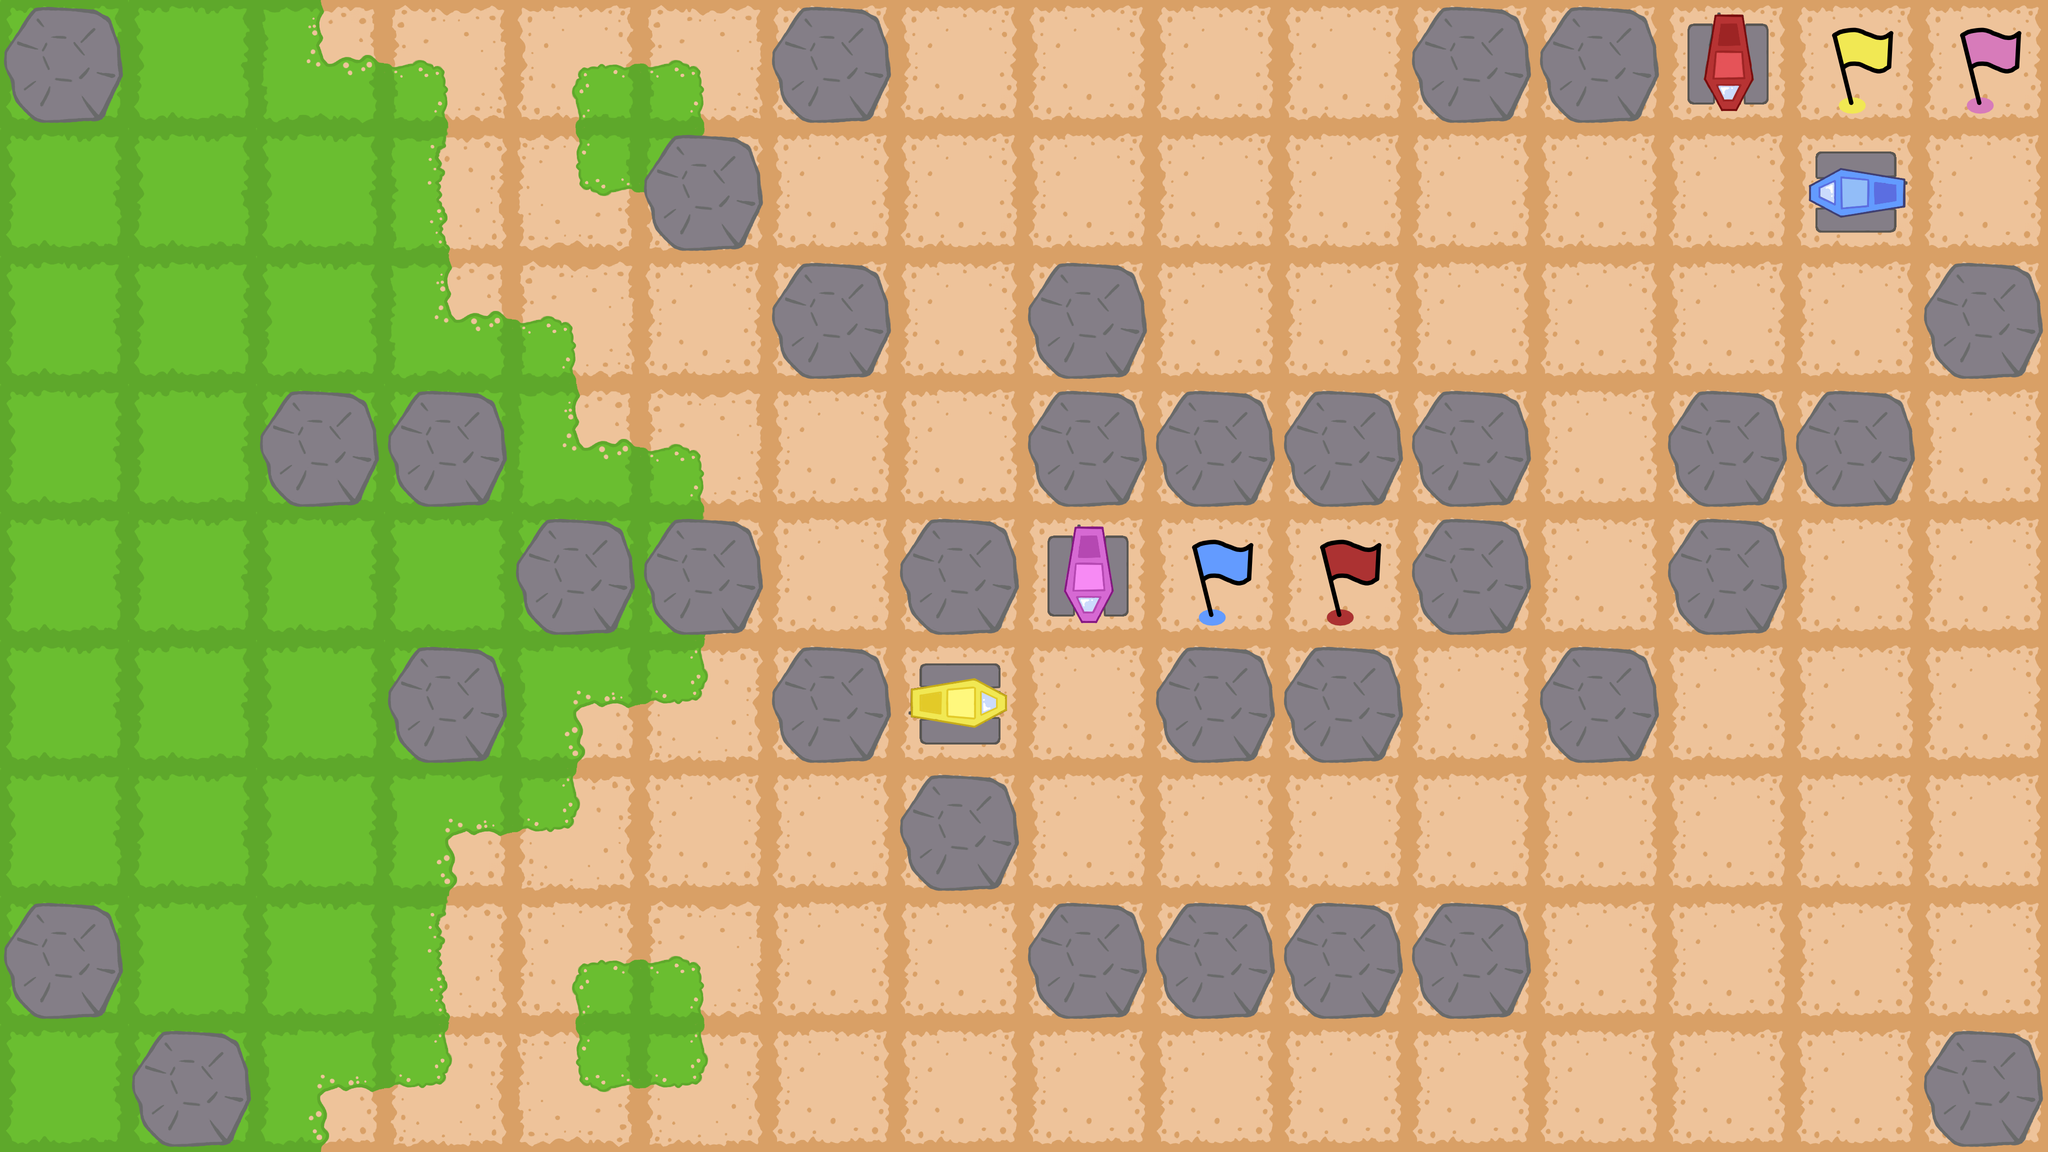

Below is a game level as drawn by its tile map, then a one-line description and the .tmx file that defines it, in full:
An orthogonal 16x9 tile map with 256x256 px tiles, 3 tile layers (Base, Objects, Player), 3 tilesets.

<map version="1.10" tiledversion="1.10.1" orientation="orthogonal" renderorder="right-down" width="16" height="9" tilewidth="256" tileheight="256" infinite="0" nextlayerid="4" nextobjectid="1">
 <properties>
  <property name="left" type="int" value="8" />
  <property name="motor_off" type="int" value="2" />
  <property name="motor_on" type="int" value="2" />
  <property name="right" type="int" value="8" />
  <property name="story">[[pre_level]]
text = """
They have analyzed the samples from your last mission and are ready for some further samples and tests.
According to our analysis of the samples, Teegarden-B's stones resemble the stones that we humans used to have on earth. They aren't exactly the same, but they are close enough.
As to the grass and moss you collected, They actually seem to be an even more nutritious version of the grass and moss we had on earth. It really makes one wonder why we haven't yet met any bigger life forms... Very interesint. On would assume that from these findings alone, this plant should be home to some bigger species similar to those we used to have on earth.
Back to our actual mission, though. Maybe we'll find the reason or the missing life. Maybe we just haven't seen them so far.
"""
profil = "Captain"
background = "OuterSpace"
[[pre_level]]
text = """
This place looks complicated. Sadly, the robots aren't in their intended position. We need some more samples, but not every robot is equipped with the same tools to collect them. So please just swap them around so that we have to correct the robots at the correct place. Sadly, I needed to position the focus like that so you could see where you needed to go. That place is quite beautiful. A nice, small, very rocky beach. Therefore, we need water samples, further stone samples, and some sand samples.
I hope you'll be able to navigate through here without problems.
"""
profil = "Captain"
[[after_level]]
text = """
Once again, samples were collected. Very well done. I'll tell you the results later. Until then, you may all take a small break again.
"""
profil = "Captain"
</property>
  <property name="wait" type="int" value="0" />
 </properties>
 <tileset firstgid="1" source="../img/BaseTiles/BaseTiles.tsx" />
 <tileset firstgid="13" source="../img/ObjectTiles/ObjectTiles.tsx" />
 <tileset firstgid="17" source="../img/Player/Player.tsx" />
 <layer id="1" name="Base" width="16" height="9">
  <data encoding="csv">
1,1,1610612738,2684354565,5,2684354565,4,4,4,4,4,4,4,4,4,4,
1,1,1,3221225475,1610612741,3221225477,4,4,4,4,4,4,4,4,4,4,
1,1,1,1610612738,2684354565,4,4,4,4,4,4,4,4,4,4,4,
1,1,1,1,1610612738,2684354565,4,4,4,4,4,4,4,4,4,4,
1,1,1,1,1,3221225475,4,4,4,4,4,4,4,4,4,4,
1,1,1,1,2,3221225477,4,4,4,4,4,4,4,4,4,4,
1,1,1,2,3221225477,4,4,4,4,4,4,4,4,4,4,4,
1,1,1,3221225475,5,2684354565,4,4,4,4,4,4,4,4,4,4,
1,1,2,3221225477,1610612741,3221225477,4,4,4,4,4,4,4,4,4,4
</data>
 </layer>
 <layer id="2" name="Objects" width="16" height="9">
  <data encoding="csv">
14,0,0,0,0,0,14,0,0,0,0,14,14,0,0,0,
0,0,0,0,0,14,0,0,0,0,0,0,0,0,0,0,
0,0,0,0,0,0,14,0,14,0,0,0,0,0,0,14,
0,0,14,14,0,0,0,0,14,14,14,14,0,14,14,0,
0,0,0,0,14,14,0,14,0,0,0,14,0,14,0,0,
0,0,0,14,0,0,14,0,0,14,14,0,14,0,0,0,
0,0,0,0,0,0,0,14,0,0,0,0,0,0,0,0,
14,0,0,0,0,0,0,0,14,14,14,14,0,0,0,0,
0,14,0,0,0,0,0,0,0,0,0,0,0,0,0,14
</data>
 </layer>
 <layer id="3" name="Player" width="16" height="9">
  <data encoding="csv">
0,0,0,0,0,0,0,0,0,0,0,0,0,3221225490,22,25,
0,0,0,0,0,0,0,0,0,0,0,0,0,0,1610612755,0,
0,0,0,0,0,0,0,0,0,0,0,0,0,0,0,0,
0,0,0,0,0,0,0,0,0,0,0,0,0,0,0,0,
0,0,0,0,0,0,0,0,3221225492,24,23,0,0,0,0,0,
0,0,0,0,0,0,0,2684354577,0,0,0,0,0,0,0,0,
0,0,0,0,0,0,0,0,0,0,0,0,0,0,0,0,
0,0,0,0,0,0,0,0,0,0,0,0,0,0,0,0,
0,0,0,0,0,0,0,0,0,0,0,0,0,0,0,0
</data>
 </layer>
</map>
